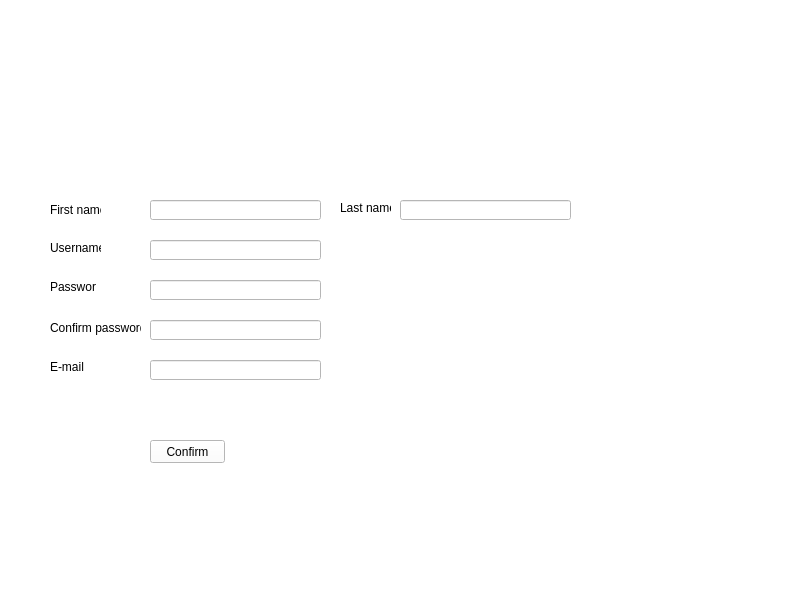
<?xml version="1.0" encoding="UTF-8"?>
<ui version="4.0">
 <class>MainWindow</class>
 <widget class="QMainWindow" name="MainWindow">
  <property name="geometry">
   <rect>
    <x>0</x>
    <y>0</y>
    <width>800</width>
    <height>600</height>
   </rect>
  </property>
  <property name="windowTitle">
   <string>MainWindow</string>
  </property>
  <property name="styleSheet">
   <string notr="true">background-color: rgb(255, 255, 255);</string>
  </property>
  <widget class="QWidget" name="centralwidget">
   <widget class="QLabel" name="label">
    <property name="geometry">
     <rect>
      <x>50</x>
      <y>240</y>
      <width>51</width>
      <height>16</height>
     </rect>
    </property>
    <property name="text">
     <string>Username</string>
    </property>
   </widget>
   <widget class="QLabel" name="label_2">
    <property name="geometry">
     <rect>
      <x>50</x>
      <y>280</y>
      <width>46</width>
      <height>13</height>
     </rect>
    </property>
    <property name="text">
     <string>Password</string>
    </property>
   </widget>
   <widget class="QLabel" name="label_3">
    <property name="geometry">
     <rect>
      <x>50</x>
      <y>200</y>
      <width>51</width>
      <height>20</height>
     </rect>
    </property>
    <property name="text">
     <string>First name</string>
    </property>
   </widget>
   <widget class="QLabel" name="label_4">
    <property name="geometry">
     <rect>
      <x>340</x>
      <y>200</y>
      <width>51</width>
      <height>16</height>
     </rect>
    </property>
    <property name="text">
     <string>Last name</string>
    </property>
   </widget>
   <widget class="QLabel" name="label_5">
    <property name="geometry">
     <rect>
      <x>50</x>
      <y>320</y>
      <width>91</width>
      <height>16</height>
     </rect>
    </property>
    <property name="text">
     <string>Confirm password</string>
    </property>
   </widget>
   <widget class="QLineEdit" name="usernameText">
    <property name="geometry">
     <rect>
      <x>150</x>
      <y>240</y>
      <width>171</width>
      <height>20</height>
     </rect>
    </property>
   </widget>
   <widget class="QLineEdit" name="passwordText">
    <property name="geometry">
     <rect>
      <x>150</x>
      <y>280</y>
      <width>171</width>
      <height>20</height>
     </rect>
    </property>
   </widget>
   <widget class="QLineEdit" name="firstnameText">
    <property name="geometry">
     <rect>
      <x>150</x>
      <y>200</y>
      <width>171</width>
      <height>20</height>
     </rect>
    </property>
   </widget>
   <widget class="QLineEdit" name="lastnameText">
    <property name="geometry">
     <rect>
      <x>400</x>
      <y>200</y>
      <width>171</width>
      <height>20</height>
     </rect>
    </property>
   </widget>
   <widget class="QLineEdit" name="confirmText">
    <property name="geometry">
     <rect>
      <x>150</x>
      <y>320</y>
      <width>171</width>
      <height>20</height>
     </rect>
    </property>
   </widget>
   <widget class="QLineEdit" name="emailText">
    <property name="geometry">
     <rect>
      <x>150</x>
      <y>360</y>
      <width>171</width>
      <height>20</height>
     </rect>
    </property>
   </widget>
   <widget class="QLabel" name="label_6">
    <property name="geometry">
     <rect>
      <x>50</x>
      <y>360</y>
      <width>46</width>
      <height>13</height>
     </rect>
    </property>
    <property name="text">
     <string>E-mail</string>
    </property>
   </widget>
   <widget class="QLabel" name="label_7">
    <property name="geometry">
     <rect>
      <x>550</x>
      <y>0</y>
      <width>221</width>
      <height>111</height>
     </rect>
    </property>
    <property name="text">
     <string/>
    </property>
    <property name="pixmap">
     <pixmap>../Picture/Logo.jpg</pixmap>
    </property>
   </widget>
   <widget class="QPushButton" name="confirmBt">
    <property name="geometry">
     <rect>
      <x>150</x>
      <y>440</y>
      <width>75</width>
      <height>23</height>
     </rect>
    </property>
    <property name="text">
     <string>Confirm</string>
    </property>
   </widget>
  </widget>
  <widget class="QMenuBar" name="menubar">
   <property name="geometry">
    <rect>
     <x>0</x>
     <y>0</y>
     <width>800</width>
     <height>21</height>
    </rect>
   </property>
  </widget>
  <widget class="QStatusBar" name="statusbar"/>
 </widget>
 <resources/>
 <connections/>
</ui>
